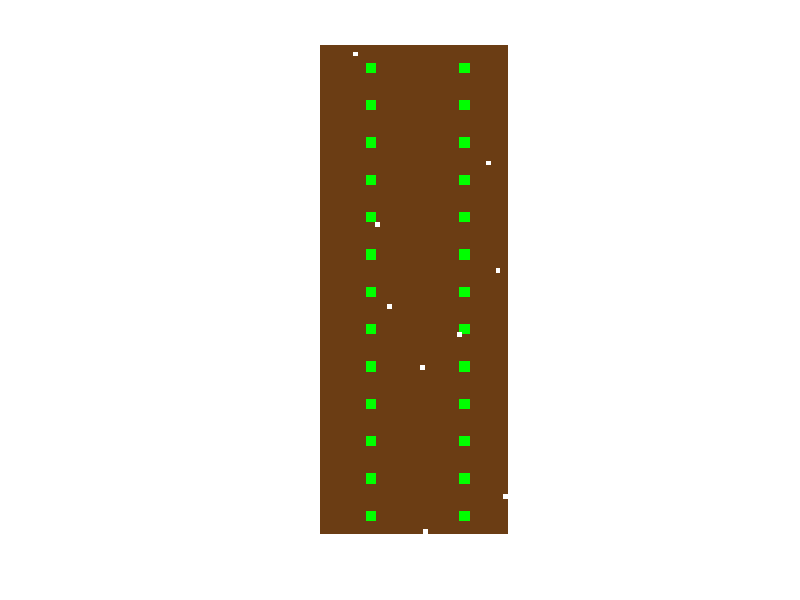

Source code (MATLAB):
clc
clear all
%close all

rng('shuffle')

M = 520;
N = 200;
Rmax = 2;%maximum red weeds
Bmax = 3;%maximum blue weeds
Rdensity = 90;
Bdensity = 260;

R = randi(Rdensity+Rmax,1,M)-Rdensity; 
B = randi(Bdensity+Bmax,1,M)-Bdensity;

for m = 1:M
        if R(m) < 0
            R(m) = 0;
        end
        if B(m) < 0
            B(m) = 0;
        end
end

mat = ones(M,N);

%RED WEEDS
for m = 1:M
    p = randperm(N,R(m));
    mat(m:m+4,p:p+4) = 3;
end

%BLUE WEEDS
for m = 1:M
    p = randperm(N,B(m));
    mat(m:m+4,p:p+4) = 4;
end

%CROP
for n = 50:100:N
    for m = 20:40:M
        mat(m:m+10,n:n+10) = 2;
    end
end


        
cmap = zeros(5,3);
%Color Selection:
cmap(1,:) = [42 24 8]/100; %Brown
cmap(2,:) = [0 100 0]/100; %Green
cmap(3,:) = [100 0 0]/100; %Red
cmap(4,:) = [0 0 100]/100; %Blue
cmap(5,:) = [100 100 100]/100; %White

mat2 = repelem(mat,2,2);
imshow(mat2, cmap)

i = 1;
k = 1;

%Scanning for the Weeds and Detecting as White Dots.
while(i <= M)
    while(k <= N)
        if (mat(i,k) == 3 || mat(i,k) == 4)
            mat(i:i+4,k:k+4) = 5;
            mat2 = repelem(mat,2,2);
            imshow(mat2, cmap)
        end
        k = k + 1;
    end
    i = i + 1;
    k = 1;
end


% for n = 1:N
%     
%     while sum(mat(:,n)) < C
%         for ni = (n+1):N
%             if sum(mat(:,ni)) > C
%                 x = find(mat(:,ni));
%                 while 1
%                     xi = randperm(length(x), 1);
%                     if mat(x(xi),n) == 0
%                         mat(x(xi),n) = 1;
%                         mat(x(xi),ni) = 0;
%                         break
%                     end
%                 end
%                 break
%             end
%         end
%     end
%    
%     
%     while sum(mat(:,n)) > C
%         x = find(mat(:,n));
%         for ni = (n+1):N
%             if sum(mat(:,ni)) < C
%                 while 1
%                     xi = randperm(length(x), 1);
%                     if mat(x(xi),ni) == 0
%                         mat(x(xi),ni) = 1;
%                         mat(x(xi),n) = 0;
%                         break
%                     end
%                 end
%                 break
%             end
%         end
%     end
% end



